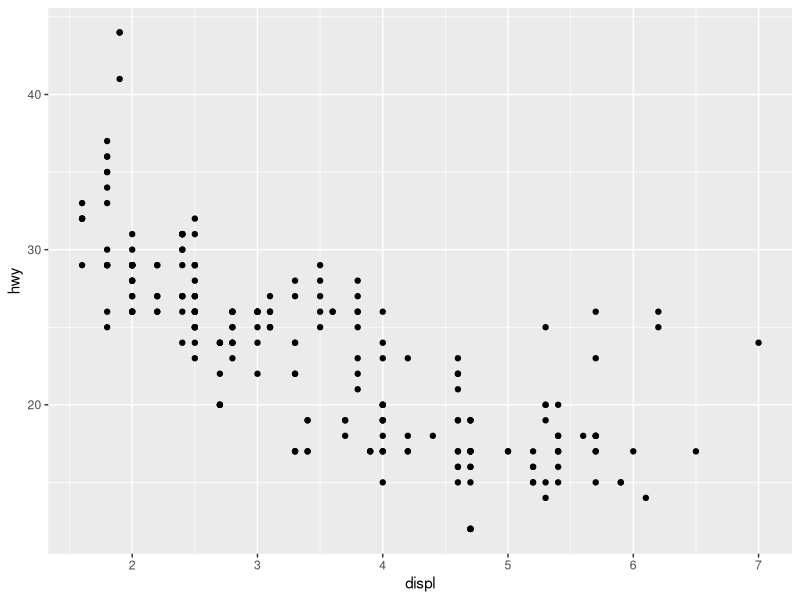
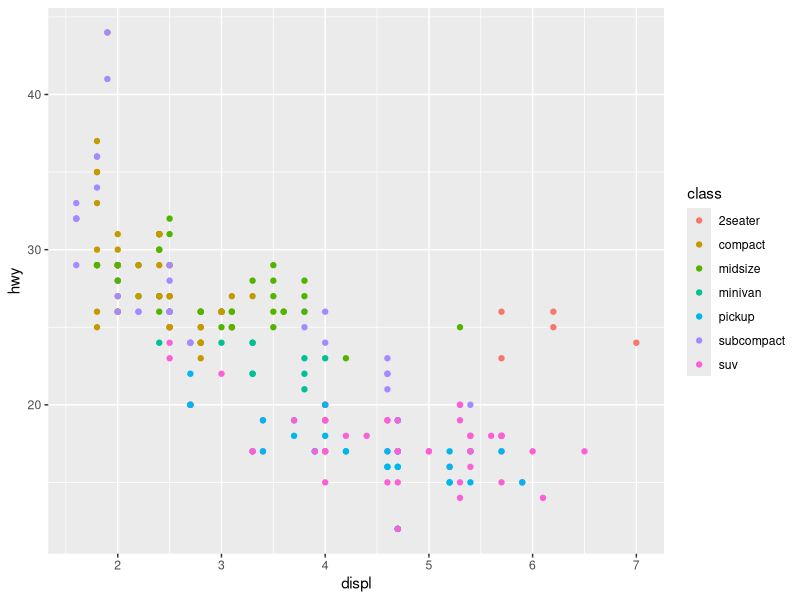
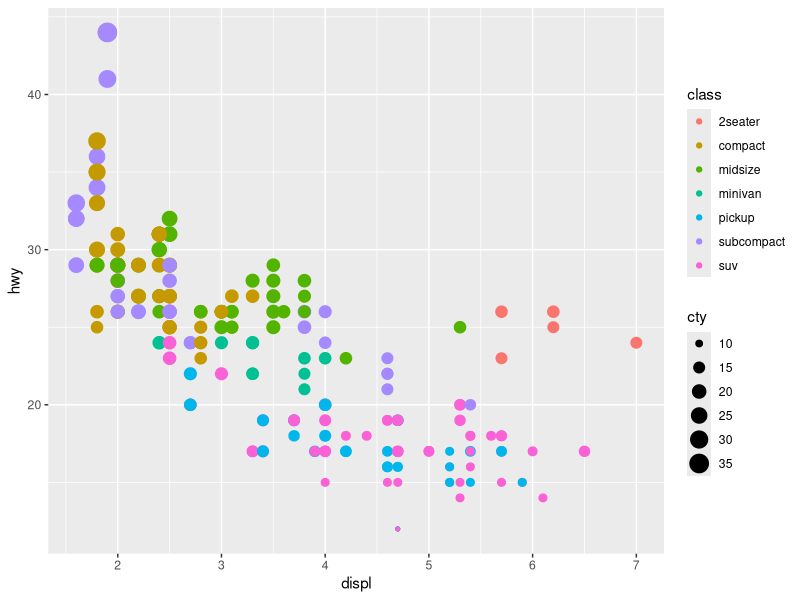
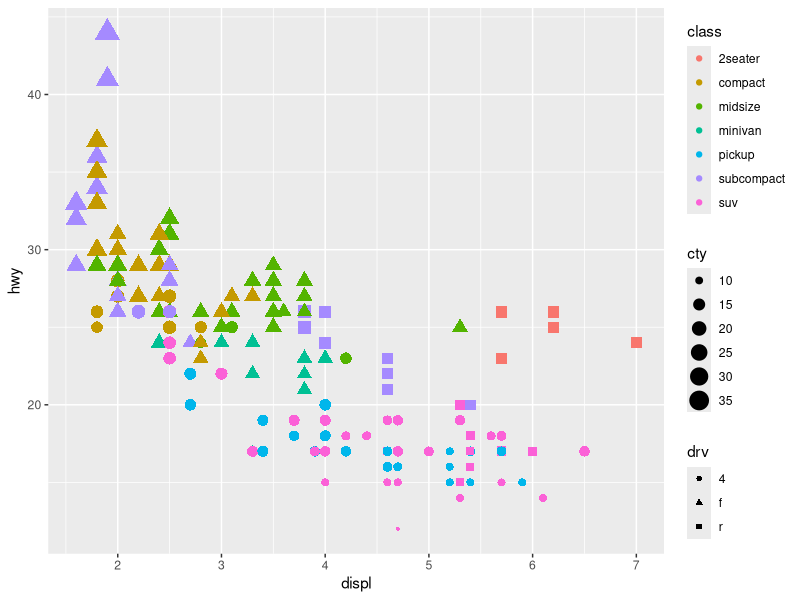

The R source for these figures, in order: (Note: this script raises an error after producing the figures.)
## ---- chunk 1

# install.packages("ggplot2")

## ---- chunk 2
# Importar todos os pacotes do tidyverse
library(tidyverse)

# Importar apenas ggplot2
library(ggplot2)

## ---- chunk 3

ggplot(data = mpg,  # Todo plot começa com a função ggplot()
			 aes(         # Mapeamentos estéticos devem ficar dentro desta função
			 	x = displ,  # Variável mapeada no eixo x
			 	y = hwy)    # Variável mapeada no eixo y
			) +           # + indica que vou adicionar uma camada
	geom_point()      # Tipo de geometria usada para mostrar as observações

## ---- chunk 4

ggplot(mpg, aes(displ, hwy, 
								color = class)) + 
	geom_point()

## ---- chunk 5

ggplot(mpg, aes(displ, hwy, 
								color = class, 
								size = cty)) + 
	geom_point()

## ---- chunk 6

ggplot(mpg, aes(displ, hwy, 
								color = class, 
								size = cty,
								shape = drv)) + 
	geom_point()

## ---- chunk 7
p1 <- ggplot(mpg, aes(displ, hwy)) + 
	geom_point(aes(color = "maroon"))

p2 <- ggplot(mpg, aes(displ, hwy)) + 
	geom_point(color = "maroon")

# Para funcionar você deve usar o pacote patchwork
p1 + p2
## ---- chunk 8
df <- data.frame (
	x <- c(1, 5, 9, 3.4),
	y <- c(3, 6, 2, 5.4),
	label <- c("a", "b", "c", "a")
)

p <- ggplot(
	df, aes(x, y, label = label)) + 
	labs(x = NULL, y = NULL) + # esconde o nome dos eixos
	theme(plot.title = element_text(size = 12)) # diminui tamanho do texto
				
p1 <- p + geom_point() + ggtitle("ponto")
p2 <- p + geom_text() + ggtitle("texto")
p3 <- p + geom_bar(stat = "identity") + ggtitle("barra")
p4 <- p + geom_tile() + ggtitle("raster")

p1 + p2 + p3 + p4

## ---- chunk 9

p5 <- p + geom_line() + ggtitle("linha")
p6 <- p + geom_area() + ggtitle("área")
p7 <- p + geom_path() + ggtitle("caminho")
p8 <- p + geom_polygon() + ggtitle("polígono")

p5 + p6 + p7 + p8

## ---- chunk 10
data(Oxboys, package = "nlme")
head(Oxboys)

## ---- chunk 11

p1 <- ggplot(Oxboys, aes(age, height, group = Subject)) + 
  geom_point() + 
  geom_line() +
	ggtitle("Uma estética")

p2 <- ggplot(Oxboys, aes(age, height, color = Subject)) + 
  geom_point() + 
  geom_line() + 
	ggtitle("Múltiplas estéticas")

p1 + p2
## ---- chunk 12

ggplot(Oxboys, aes(age, height)) + 
  geom_point() + 
  geom_line()

